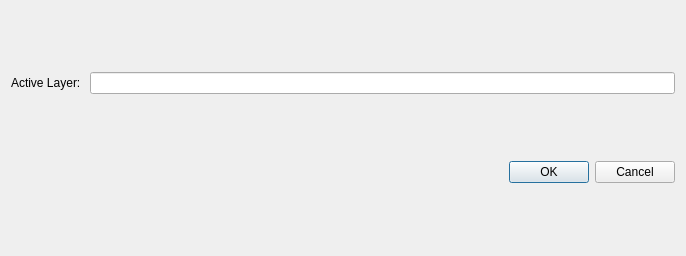
<?xml version="1.0" encoding="UTF-8"?>
<ui version="4.0">
 <class>TestPluginDialogBase</class>
 <widget class="QDialog" name="TestPluginDialogBase">
  <property name="geometry">
   <rect>
    <x>0</x>
    <y>0</y>
    <width>686</width>
    <height>256</height>
   </rect>
  </property>
  <property name="windowTitle">
   <string>Test Plugin</string>
  </property>
  <layout class="QVBoxLayout" name="verticalLayout">
   <item>
    <layout class="QHBoxLayout" name="horizontalLayout">
     <item>
      <widget class="QLabel" name="active_layer_label">
       <property name="text">
        <string>Active Layer: </string>
       </property>
      </widget>
     </item>
     <item>
      <widget class="QLineEdit" name="active_layer_input"/>
     </item>
    </layout>
   </item>
   <item>
    <widget class="QDialogButtonBox" name="button_box">
     <property name="orientation">
      <enum>Qt::Horizontal</enum>
     </property>
     <property name="standardButtons">
      <set>QDialogButtonBox::Cancel|QDialogButtonBox::Ok</set>
     </property>
    </widget>
   </item>
  </layout>
 </widget>
 <resources/>
 <connections>
  <connection>
   <sender>button_box</sender>
   <signal>accepted()</signal>
   <receiver>TestPluginDialogBase</receiver>
   <slot>accept()</slot>
   <hints>
    <hint type="sourcelabel">
     <x>20</x>
     <y>20</y>
    </hint>
    <hint type="destinationlabel">
     <x>20</x>
     <y>20</y>
    </hint>
   </hints>
  </connection>
  <connection>
   <sender>button_box</sender>
   <signal>rejected()</signal>
   <receiver>TestPluginDialogBase</receiver>
   <slot>reject()</slot>
   <hints>
    <hint type="sourcelabel">
     <x>20</x>
     <y>20</y>
    </hint>
    <hint type="destinationlabel">
     <x>20</x>
     <y>20</y>
    </hint>
   </hints>
  </connection>
 </connections>
</ui>
